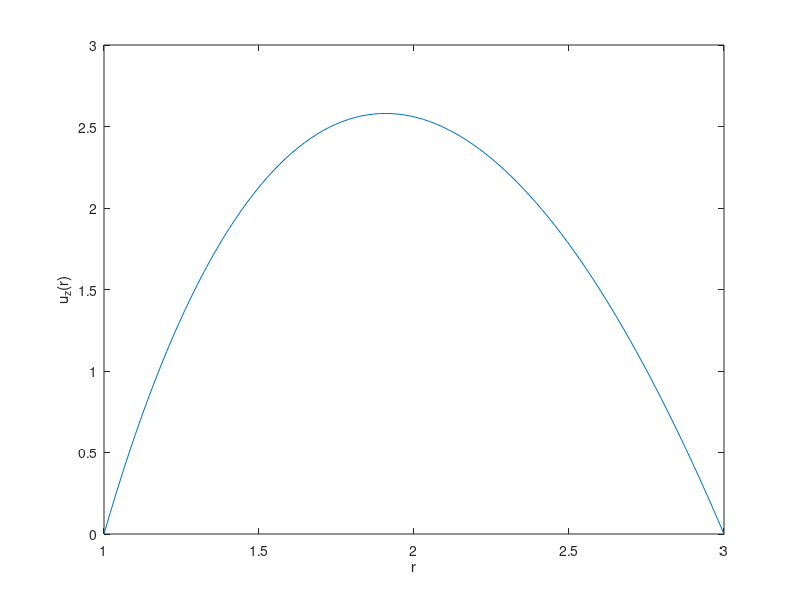

Write the MATLAB code that produced this figure.
clear all
close all
clc

%% Problem #4

r = linspace(1,3,100);

ra = 1;
rb = 3;
dP = -5;
mu = 1;

c1 = ((rb^2 - ra^2)/(4*mu*log(ra/rb)))*dP;
c2 = ((log(rb)*ra^2 - log(ra)*rb^2)/(4*mu*log(ra/rb)))*dP;

u = @(r) (1/(4*mu))*dP*(r.^2 + ((rb^2 - ra^2)*log(r) + log(rb)*ra^2 - log(ra)*rb^2)/log(ra/rb));

plot(r,u(r))
xlabel('r')
ylabel('u_{z}(r)')

